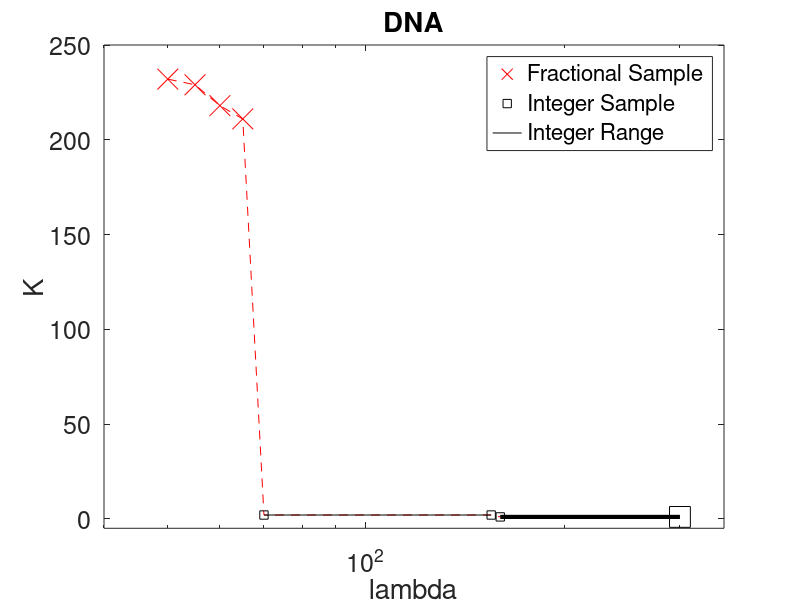

Recreate this plot in MATLAB.
xlambdas = [50 55 60 65 ];
Xpoints = [232 229 218 211];

lambdas = [50 55   60 65   70 155 160 300];
redline = [232 229 218 211 2 2    1   1];

size(xlambdas)
size(Xpoints)
MYPLOT = @semilogx

XXplot = MYPLOT(xlambdas, Xpoints, 'rx', 'markersize', 15)
hold all
redplot = MYPLOT(lambdas, redline, 'r--')
ISplot = MYPLOT([70], [2], 'ks', [155], [2], 'ks', [160], [1], 'ks', [300],[1], 'ks', 'markersize', 15)
IRplot = MYPLOT([70 155], [2 2], 'k', [160 300], [1 1], 'k', 'linewidth', 3)

legend([XXplot(1) ISplot(1) IRplot(1)], 'Fractional Sample', 'Integer Sample', 'Integer Range') 


axis([40, 350, -5, 250])
xlabel('lambda', 'Fontsize', 18)
ylabel('K', 'Fontsize', 18)
title('DNA', 'Fontsize', 18)
set(gca, 'Fontsize', 18)
